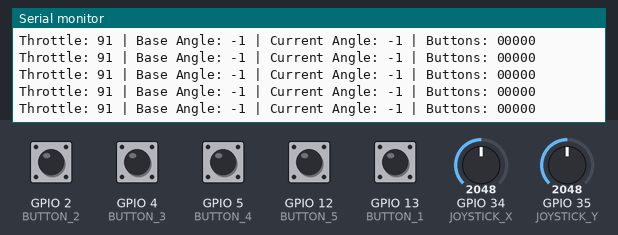
This sketch was run on a simulated ESP32. On the bench: the last lines printed to the serial monitor. The test bench sets the inputs (shaded band); at power-on: GPIO 2 (BUTTON_2), GPIO 4 (BUTTON_3), GPIO 5 (BUTTON_4), GPIO 12 (BUTTON_5), GPIO 13 (BUTTON_1) HIGH, GPIO 34 (JOYSTICK_X) = 2048, GPIO 35 (JOYSTICK_Y) = 2048. EEPROM starts erased.

Above: at 1.2 s.
1.3 s: GPIO 5 (BUTTON_4) pulled LOW for 0.15 s
At 1.44 s:
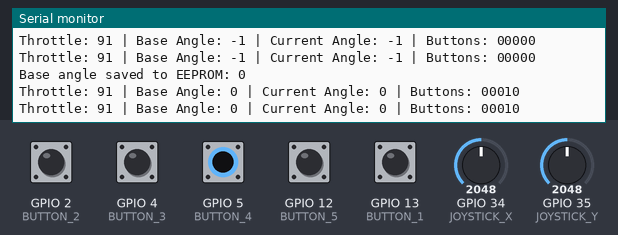
2.9 s: GPIO 34 (JOYSTICK_X) set to 2866
At 2.95 s:
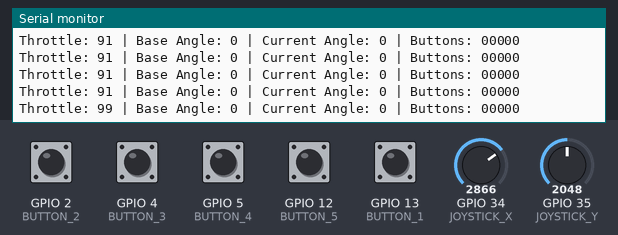
4.4 s: GPIO 2 (BUTTON_2) pulled LOW for 0.15 s
At 4.46 s:
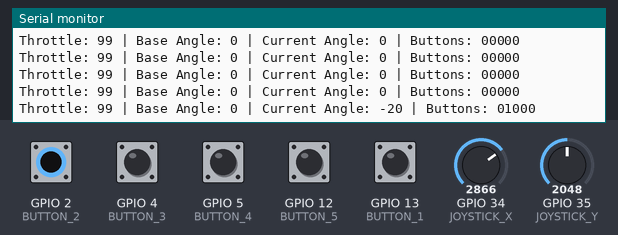
6.0 s: GPIO 4 (BUTTON_3) pulled LOW for 0.15 s
At 6.08 s:
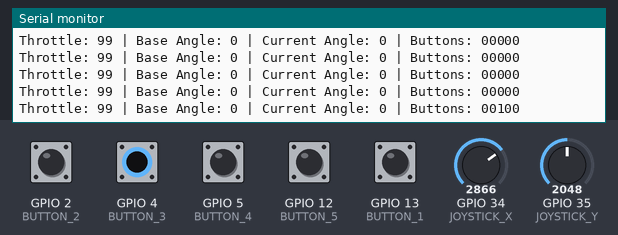
7.6 s: GPIO 12 (BUTTON_5) pulled LOW for 0.15 s
At 7.69 s:
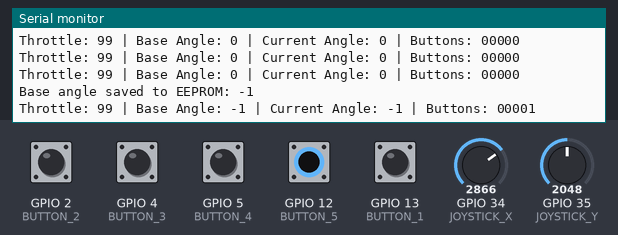
9.2 s: GPIO 13 (BUTTON_1) pulled LOW for 0.15 s
At 9.21 s:
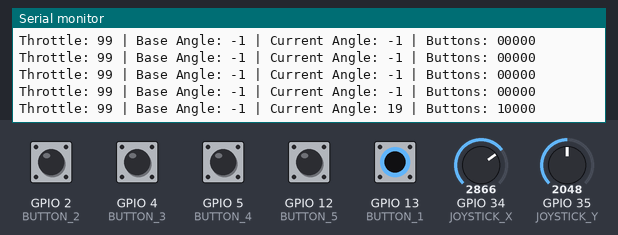
Timing chart, 0 to 11.8 s (numbered marks = the images above; inputs shaded):
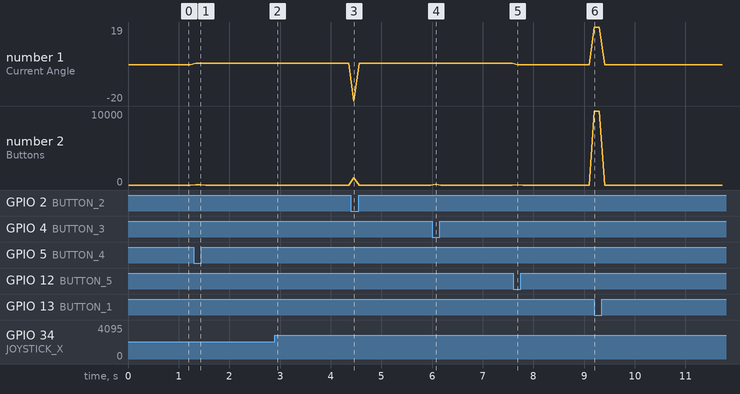

Measured:
- after the input at 1.3 s, the serial monitor: prints a new line at once (image 1)
- after the input at 2.9 s, the serial monitor: prints a new line after 0.05 s (image 2)
- after the input at 4.4 s, the serial monitor: prints a new line after 0.06 s (image 3)
- after the input at 6.0 s, the serial monitor: prints a new line after 0.07 s (image 4)
- after the input at 7.6 s, the serial monitor: prints a new line after 0.09 s (image 5)
- after the input at 9.2 s, the serial monitor: prints a new line at once (image 6)
- plotted number 1: 0 → -1 after the input at 7.6 s

The sketch:

remot2oke.ino
```cpp
#include <EEPROM.h>

// Pin definitions for joystick analog
#define JOYSTICK_X 34
#define JOYSTICK_Y 35

// Button pins with pullup
#define BUTTON_1 13  // Rudder +20
#define BUTTON_2 2   // Rudder -20
#define BUTTON_3 4   // Not used
#define BUTTON_4 5   // Base angle +1
#define BUTTON_5 12  // Base angle -1

// LoRa pins
#define RXD2 16  // LoRa TX to ESP32 RX2
#define TXD2 17  // LoRa RX to ESP32 TX2

// LED pin for visual feedback
#define LED_BUILTIN 2

// EEPROM address for base angle
#define EEPROM_BASE_ANGLE_ADDR 0

// Variables
int xValue, yValue;
int throttle;
int baseAngle = 0;      // Base rudder angle (stored in EEPROM)
int currentAngle = 0;   // Current rudder angle
bool button1, button2, button3, button4, button5;
bool prevButton1 = false, prevButton2 = false;
bool prevButton4 = false, prevButton5 = false;

// Variables to track changes for LoRa transmission
int lastThrottle = -1;
int lastCurrentAngle = -999;

// Task handle for Core 2
TaskHandle_t LoRaBridgeTask;

void setup() {
  Serial.begin(115200);

  // Initialize LoRa Serial
  Serial2.begin(9600, SERIAL_8N1, RXD2, TXD2);

  // Initialize EEPROM
  EEPROM.begin(512);

  // Set pin mode for LED
  pinMode(LED_BUILTIN, OUTPUT);

  // Read base angle from EEPROM
  baseAngle = EEPROM.read(EEPROM_BASE_ANGLE_ADDR);
  if (baseAngle > 127) baseAngle = baseAngle - 256; // Convert unsigned to signed
  currentAngle = baseAngle;

  // Joystick analog setup
  pinMode(JOYSTICK_X, INPUT);
  pinMode(JOYSTICK_Y, INPUT);

  // Button setup with pullup
  pinMode(BUTTON_1, INPUT_PULLUP);
  pinMode(BUTTON_2, INPUT_PULLUP);
  pinMode(BUTTON_3, INPUT_PULLUP);
  pinMode(BUTTON_4, INPUT_PULLUP);
  pinMode(BUTTON_5, INPUT_PULLUP);

  // Create LoRa Bridge task on Core 2
  xTaskCreatePinnedToCore(
    loRaBridgeTask,    // Task function
    "LoRaBridge",      // Task name
    10000,             // Stack size
    NULL,              // Task parameters
    1,                 // Priority
    &LoRaBridgeTask,   // Task handle
    0                  // Core number (0 or 1, using 0 as Core 2)
  );

  Serial.println("\n=========================================");
  Serial.println("Throttle and Rudder Control Ready");
  Serial.println("LoRa Bridge running on Core 2");
  Serial.print("Base Angle from EEPROM: ");
  Serial.println(baseAngle);
  Serial.println("=========================================");
}

void loop() {
  // This runs on Core 1 - Main control logic

  // Read analog values
  xValue = analogRead(JOYSTICK_X);
  yValue = analogRead(JOYSTICK_Y);

  // Map X value from 1840-4095 to 90-110 for throttle
  throttle = map(xValue, 1840, 4095, 90, 110);
  throttle = constrain(throttle, 90, 110);

  // Read button values
  button1 = !digitalRead(BUTTON_1);
  button2 = !digitalRead(BUTTON_2);
  button3 = !digitalRead(BUTTON_3);
  button4 = !digitalRead(BUTTON_4);
  button5 = !digitalRead(BUTTON_5);

  // Handle rudder control (buttons 1 & 2)
  if (button1) {
    currentAngle = baseAngle + 20;  // +20 degrees from base
  } else if (button2) {
    currentAngle = baseAngle - 20;  // -20 degrees from base
  } else {
    currentAngle = baseAngle;       // Return to base angle
  }

  // Handle base angle adjustment (buttons 4 & 5) with edge detection
  if (button4 && !prevButton4) {  // Button 4 pressed (rising edge)
    baseAngle++;
    baseAngle = constrain(baseAngle, -90, 90);  // Limit to reasonable range
    saveBaseAngle();
    currentAngle = baseAngle;  // Update current angle if no rudder input
  }

  if (button5 && !prevButton5) {  // Button 5 pressed (rising edge)
    baseAngle--;
    baseAngle = constrain(baseAngle, -90, 90);  // Limit to reasonable range
    saveBaseAngle();
    currentAngle = baseAngle;  // Update current angle if no rudder input
  }

  // Store previous button states for edge detection
  prevButton4 = button4;
  prevButton5 = button5;

  // Constrain current angle to safe limits
  currentAngle = constrain(currentAngle, -110, 110);

  // Check if throttle or current angle changed, then send to LoRa
  if (throttle != lastThrottle || currentAngle != lastCurrentAngle) {
    // Send data to LoRa
    Serial2.print("T:");
    Serial2.print(throttle);
    Serial2.print(",A:");
    Serial2.println(currentAngle);

    // Update last values
    lastThrottle = throttle;
    lastCurrentAngle = currentAngle;
  }

  // Print status to Serial Monitor
  Serial.print("Throttle: ");
  Serial.print(throttle);
  Serial.print(" | Base Angle: ");
  Serial.print(baseAngle);
  Serial.print(" | Current Angle: ");
  Serial.print(currentAngle);
  Serial.print(" | Buttons: ");
  Serial.print(button1 ? "1" : "0");
  Serial.print(button2 ? "1" : "0");
  Serial.print(button3 ? "1" : "0");
  Serial.print(button4 ? "1" : "0");
  Serial.print(button5 ? "1" : "0");

  Serial.println();

  delay(100);
}

// LoRa Bridge Task running on Core 2
void loRaBridgeTask(void *pvParameters) {
  Serial.println("LoRa Bridge Task started on Core 2");

  for(;;) {  // Infinite loop for the task

    // Forward data from LoRa to Serial (USB)
    while (Serial2.available()) {
      char c = Serial2.read();
      Serial.write(c);

      // Brief LED flash for received data
      digitalWrite(LED_BUILTIN, HIGH);
      delayMicroseconds(500);
      digitalWrite(LED_BUILTIN, LOW);
    }

    // Forward data from Serial (USB) to LoRa
    while (Serial.available()) {
      char c = Serial.read();
      Serial2.write(c);

      // Brief LED flash for transmitted data
      digitalWrite(LED_BUILTIN, HIGH);
      delayMicroseconds(1000);
      digitalWrite(LED_BUILTIN, LOW);
    }

    // Small delay to prevent task from hogging the CPU
    vTaskDelay(1 / portTICK_PERIOD_MS);
  }
}

void saveBaseAngle() {
  // Convert signed angle to unsigned for EEPROM storage
  uint8_t angleToSave = (baseAngle < 0) ? (256 + baseAngle) : baseAngle;
  EEPROM.write(EEPROM_BASE_ANGLE_ADDR, angleToSave);
  EEPROM.commit();

  Serial.print("Base angle saved to EEPROM: ");
  Serial.println(baseAngle);
}
```
